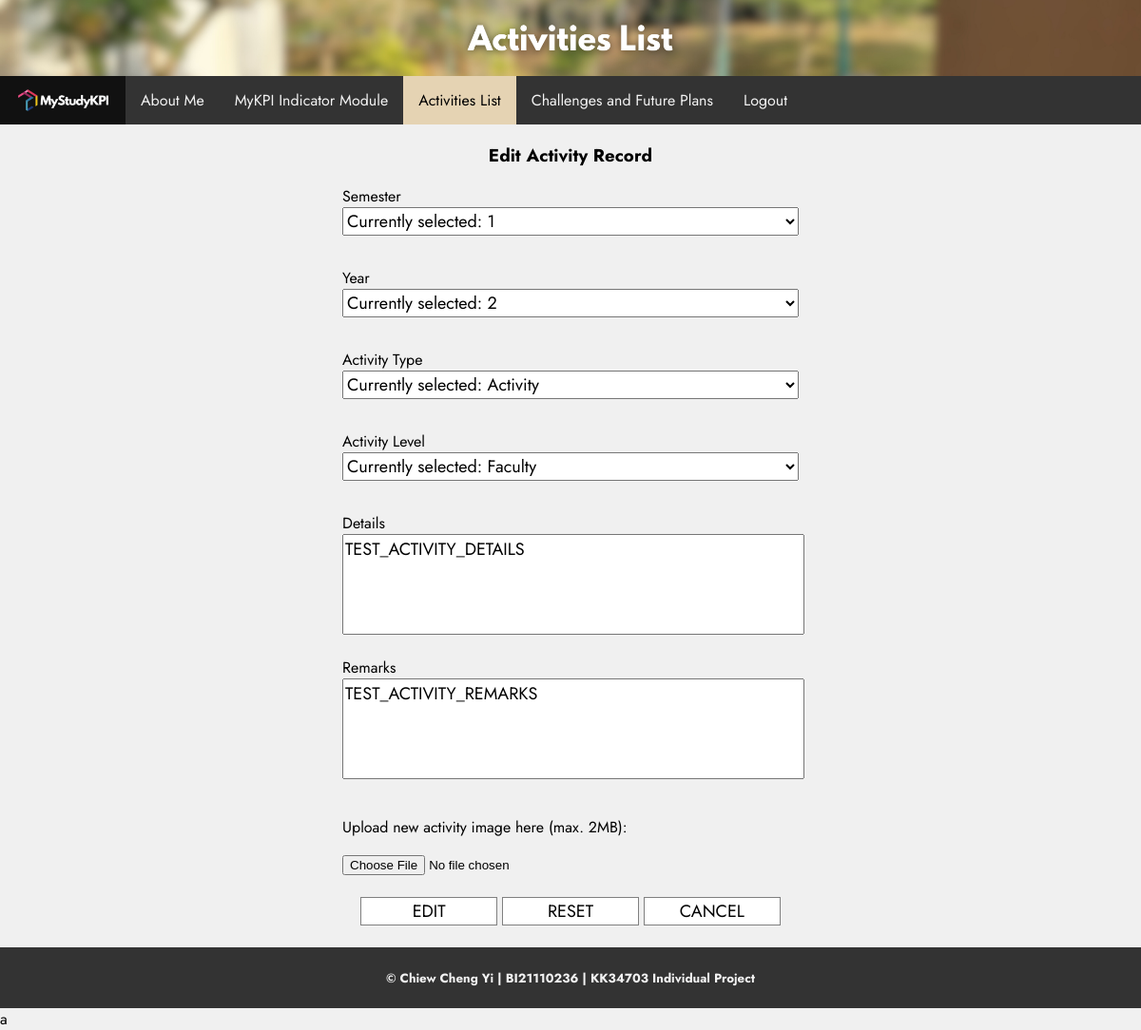
The app's page /activitieslist_edit.php?id=1, older data.
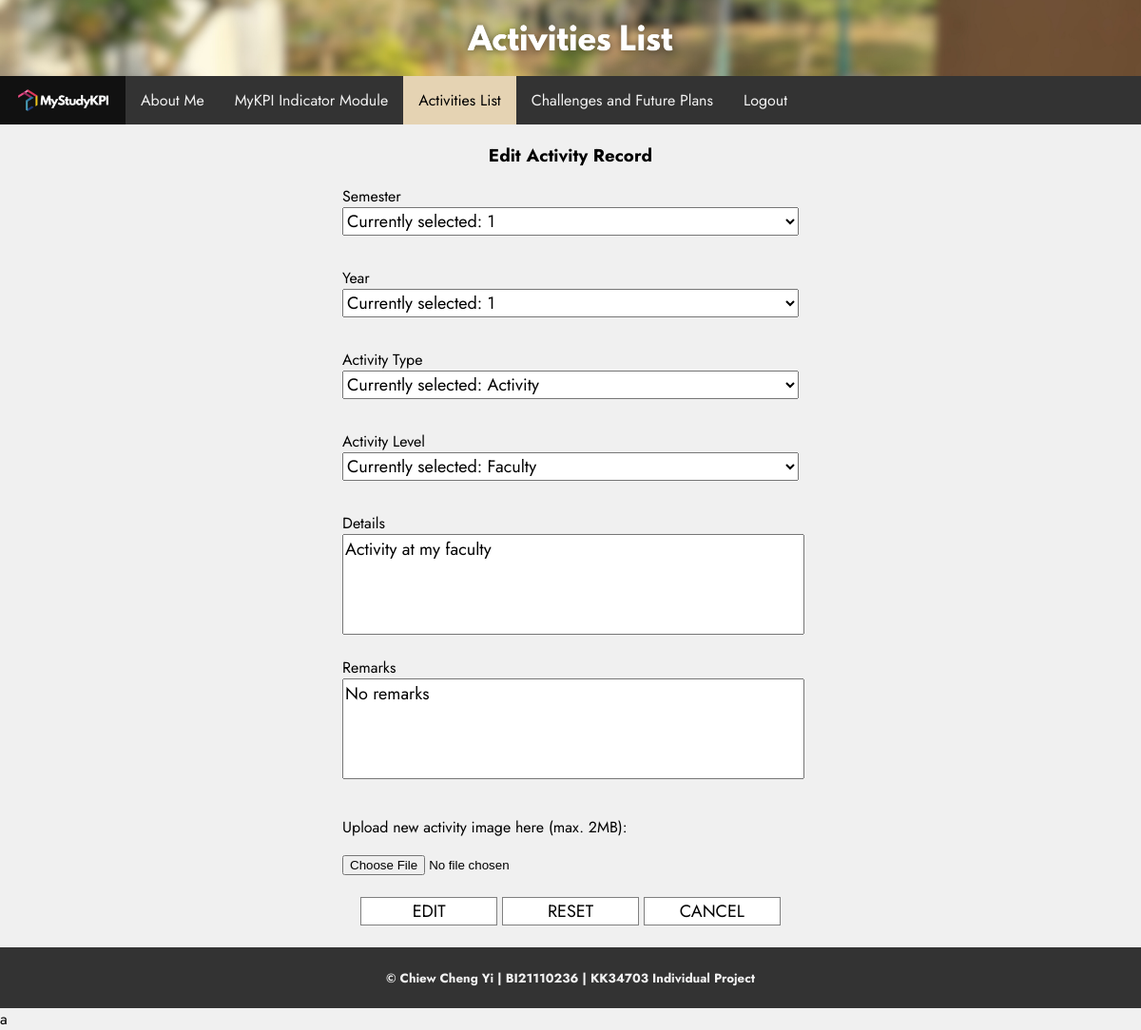
The same page, newer data.
### tables this page shows
CREATE TABLE IF NOT EXISTS activity (
	activityID int PRIMARY KEY NOT NULL AUTO_INCREMENT,
	activitySem int,
	activityYear int,
	activityType varchar(4) COMMENT '1 - Activity, 2 - Club, 3 - Association, 4 - Competition',
	activityLevel varchar(4) COMMENT '1 - Faculty, 2 - University, 3 - National, 4 - International',
	activityDetails varchar(255),
	activityRemarks varchar(255),
    activityImagePath varchar(255),
	accountID int,
	FOREIGN KEY (accountID) REFERENCES account(accountID) ON DELETE CASCADE
);

### activitieslist_edit.php (the view, shortened to what this page needs)
<?php
    include("include/config.php");
?>
<!DOCTYPE HTML>
<html lang="en">
<html>
<head>
    <link rel="stylesheet" href="css/style.css">
    <link rel="stylesheet" href="https://cdnjs.cloudflare.com/ajax/libs/font-awesome/4.7.0/css/font-awesome.min.css">
</head>
<body>
    <header>
        <img class="header" src="images/activitieslistheader.png">
    </header>
    <nav class="topnav" id="myTopnav">
        <a href="index.php" class="logo"><img src="images/mystudykpi-topnavbtn-2-white.png"></a>
        <a href="aboutme.php" class="tabs">About Me</a>
        <a href="kpimodule.php" class="tabs">MyKPI Indicator Module</a>
        <a href="activitieslist.php" class="active">Activities List</a>
        <a href="challenges.php" class="tabs">Challenges and Future Plans</a>
        <a href="logout.php" class="tabs">Logout</a>
    </nav>
    <main>
        <h3 style="text-align: center">Edit Activity Record</h3>
        <?php
            if (isset($_GET["id"]) && $_GET["id"] != "") {
                $id = $_GET["id"];
                $fetchRecordQuery = "SELECT * FROM activity WHERE activityID=".$id;
                $result = mysqli_query($conn, $fetchRecordQuery);
                $row = mysqli_fetch_assoc($result);
                $activitySem = $row["activitySem"];
                $activityYear = $row["activityYear"];
                $activityType = $row["activityType"];
                $activityLevel = $row["activityLevel"];
                $activityDetails = $row["activityDetails"];
                $activityRemarks = $row["activityRemarks"];
                $typeOutput = '';
                switch($activityType) {
                    case "1": $typeOutput = "Activity"; break;
                }
                $levelOutput = '';
                switch($row["activityLevel"]) {
                    case "1": $levelOutput = "Faculty"; break;
                }
            }
        ?>
        <div id="editActivityRecord-container">
            <form id="editActivityRecord" action="action_scripts/activitieslist_edit_action.php" method="POST" enctype="multipart/form-data">
                <label for="activitySem">Semester</label>
                <select id="select" name="activitySem">
                    <option value="<?=$activitySem;?>">Currently selected: <?=$activitySem;?></option>
                </select><br>
                <label for="activityYear">Year</label>
                <select id="select" name="activityYear">
                    <option value="<?=$activityYear;?>">Currently selected: <?=$activityYear;?></option>
                </select><br>
                <label for="activityType">Activity Type</label>
                <select id="select" name="activityType">
                    <option value="<?=$activityType;?>">Currently selected: <?=$typeOutput;?></option>
                </select><br>
                <label for="activityLevel">Activity Level</label>
                <select id="select" name="activityLevel">
                    <option value="<?=$activityLevel;?>">Currently selected: <?=$levelOutput;?></option>
                </select><br>
                <label for="activityDetails">Details</label>
                <textarea name="activityDetails" rows="5" columns="50"><?=$activityDetails;?></textarea><br>
                <label for="activityRemarks">Remarks</label>
                <textarea name="activityRemarks" rows="5" columns="50"><?=$activityRemarks;?></textarea><br>
                <p>Upload new activity image here (max. 2MB):</p>
                <input id="activityImageToUpload" type="file" name="activityImageToUpload" accept=".jpg, .jpeg, .png"><br><br>
                <div id="center-content" style="text-align: center">
                    <input id="btneditactivity" name="btnsubmit" type="submit" value="EDIT">
                    <input id="btneditactivity" name="btnreset" type="reset" value="RESET">
                    <input id="btneditactivity" name="btncancel" type="button" onClick="redirect('activitieslist.php');" value="CANCEL">
                    <br><br>
                </div>
            </form>
        </div>
    </main>
    <footer>
        <h5>© Chiew Cheng Yi | BI21110236 | KK34703 Individual Project</h5>
    </footer>
</body>
</html>a

### css/style.css (style rules this page uses)
body { background-color: #f0f0f0; color: #000000; font-family: Jost, monospace; margin: 0; min-height: 100vh; display: flex; flex-direction: column; }
footer { overflow: hidden; text-align: center; width: 100%; background-color: #333; color: #F2F2F2; margin: 0; }
.header { width: 100%; height: auto; text-align: center; display: flex; align-items: center; justify-content: center; }
.topnav { overflow: hidden; background-color: #333; margin-top: 0; margin-bottom: 0; }
.topnav img { max-width: 95%; height: auto; display: block; margin: 0 auto; }
.topnav a.tabs, a.icon { float: left; display: block; color: #F2F2F2; text-align: center; padding: 14px 16px; text-decoration: none; transition: background-color 0.1s, color 0.1s; }
.topnav a.active { float: left; display: block; background-color: #E5D3B3; color: #000000; text-align: center; padding: 14px 16px; text-decoration: none; transition: background-color 0.1s, color 0.1s; }
.topnav .logo { float: left; display: flex; background-color: #111; width: 100px; padding: 14px 16px; }
#loginform #fieldlogin, #regform #fieldreg, #regform #selectreg, #editPersonalInfo #editfield, #editPersonalInfo #select, #editChallengeRecord #editfield, #editChallengeRecord #select, #editActivityRecord #editfield, #editActivityRecord #select, #editIndicatorRecord #editfield, #editIndicatorRecord #select { height: 30px; width: 100%; display: block; margin-bottom: 10px; font-size: 18px; font-family: Jost, monospace; }

### activitieslist_edit.php (style rules this page uses)
#editActivityRecord-container { align: center; padding-left: 30%; padding-right: 30%; }
#editActivityRecord { width: 100%; border-collapse: collapse; }
#btneditactivity { width: 30%; height: 30px; font-family: Jost, monospace; font-size: 18px; background-color: white; border: 1px solid grey; transition: background-color 0.1s, color 0.1s; }
#editActivityRecord textarea { height: 100px; width: 100%; font-family: Jost, monospace; resize: none; display: block; font-size: 18px; }

Row changes from the older to the newer data that the page shows:
changed activity: activityDetails "TEST_ACTIVITY_DETAILS" → "Activity at my faculty"; activityRemarks "TEST_ACTIVITY_REMARKS" → "No remarks"
Text that changed along with them:
form field activityYear: "Currently selected: 2" → "Currently selected: 1"
